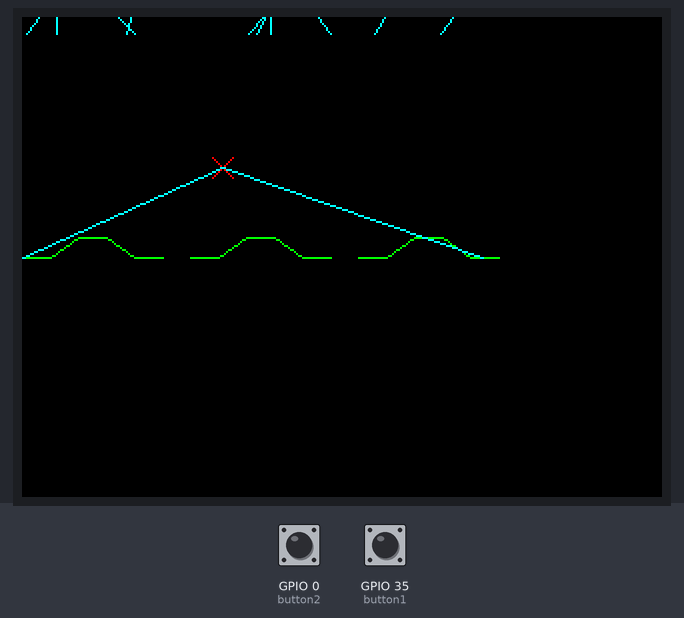
Simulated run of this sketch. Board: ESP32. Shown: 320×240 colour display. Inputs (shaded band) come from the test bench; at power-on: GPIO 0 (button2) HIGH, GPIO 35 (button1) HIGH. Random numbers use the default seed unless the sketch sets one.

Above: at 1.4 s.
1.5 s: GPIO 0 (button2) pulled LOW for 0.15 s
At 1.77 s:
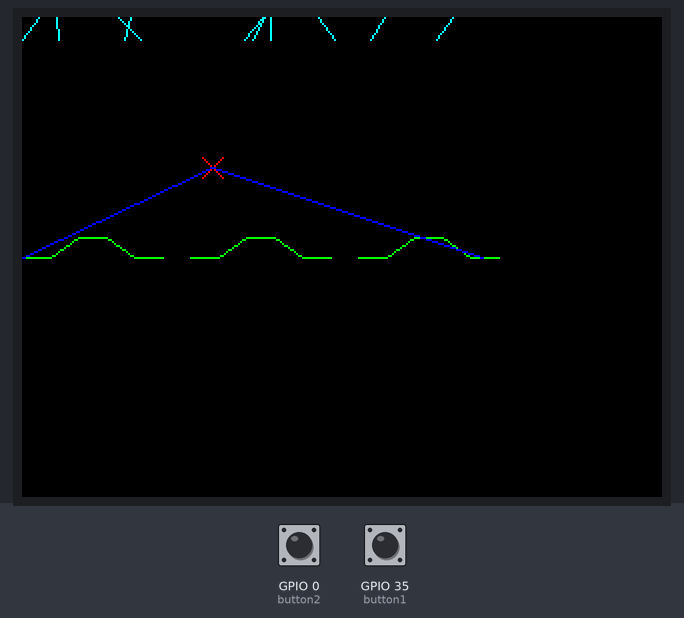
4.6 s: GPIO 35 (button1) pulled LOW for 0.15 s
At 4.86 s:
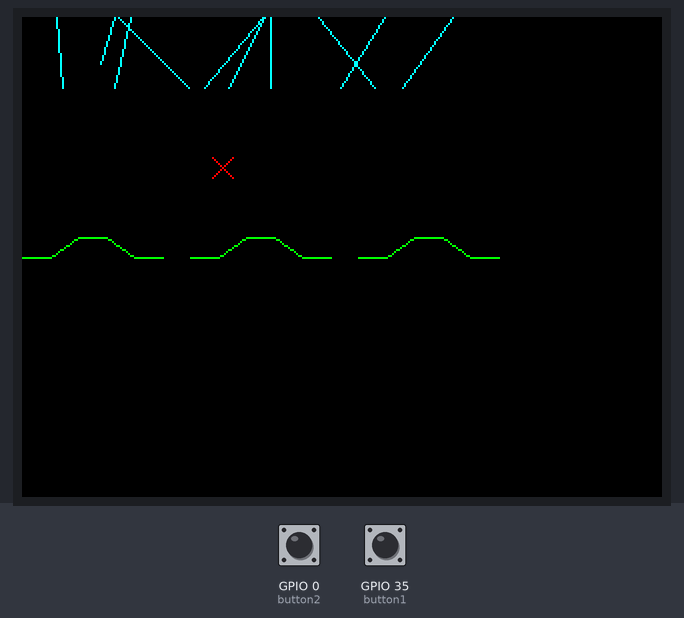
7.7 s: GPIO 35 (button1) pulled LOW for 1 s
At 8.98 s:
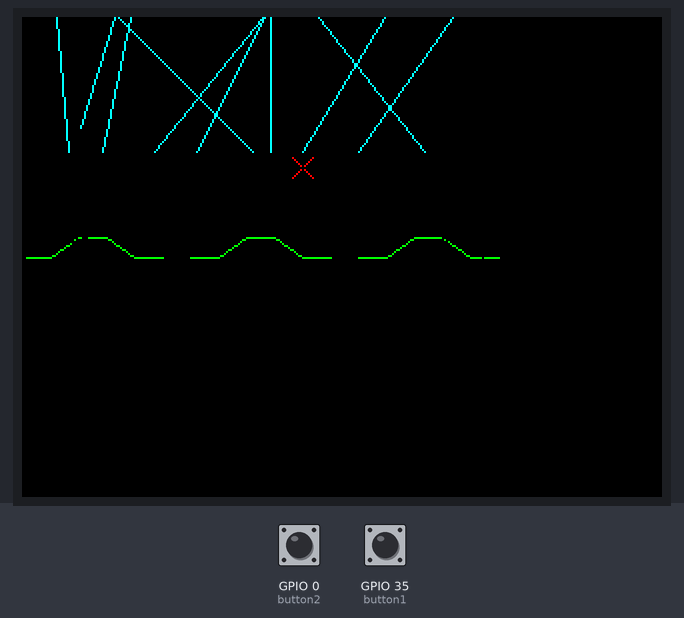
11.7 s: GPIO 0 (button2) pulled LOW for 3.2 s
At 14.69 s:
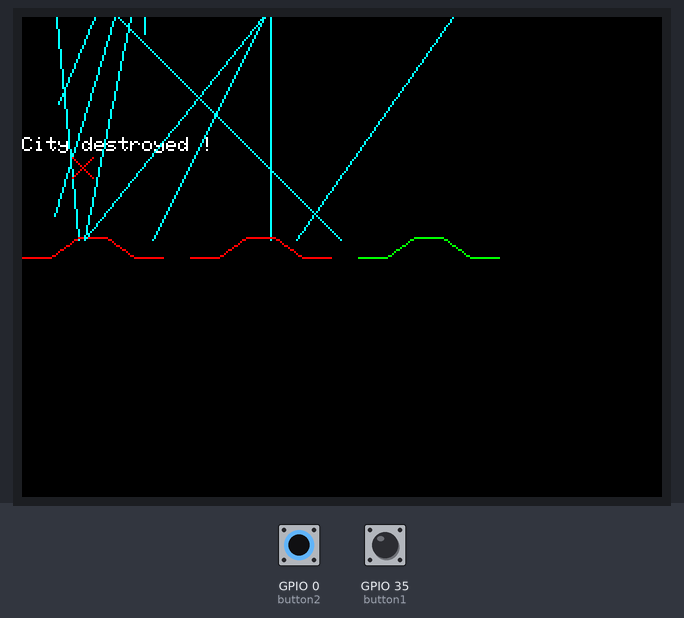
16.5 s: GPIO 35 (button1) pulled LOW for 3.2 s
At 16.76 s:
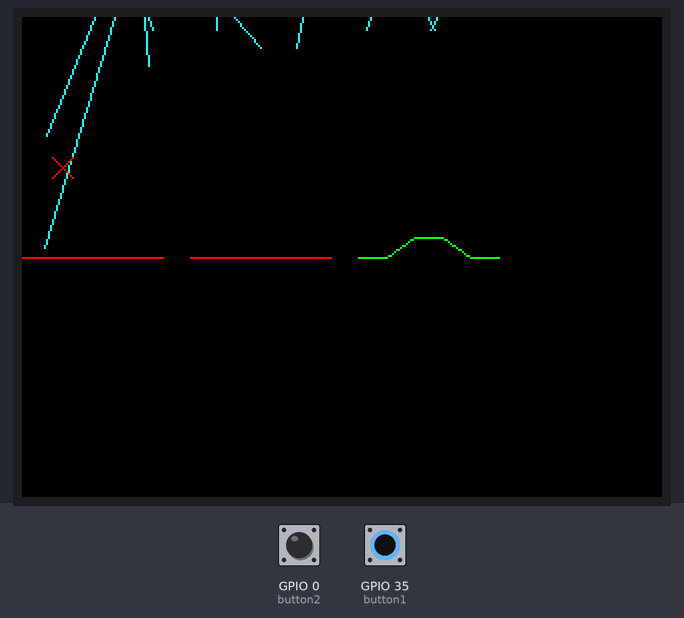
25.7 s: GPIO 0 (button2) pulled LOW for 3.2 s
At 25.9 s:
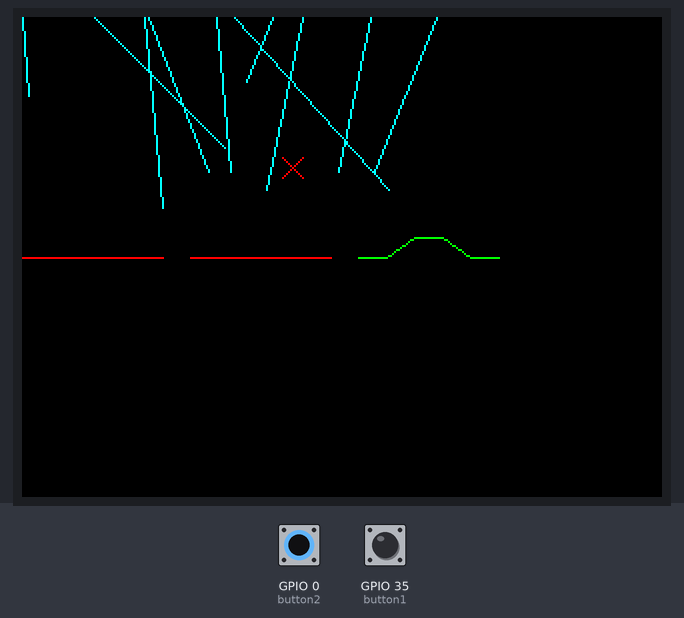

The sketch:

missilecommand.ino
```cpp
// missile command game

#include <TFT_eSPI.h> // Hardware-specific library
#include <SPI.h>

TFT_eSPI tft = TFT_eSPI();       // Invoke custom library

#define BLACK 0x0000
#define BLUE 0x001F
#define RED 0xF800
#define MAGENTA 0xF81F
#define GREEN 0x07E0
#define CYAN 0x07FF
#define YELLOW 0xFFE0
#define WHITE 0xFFFF

int colors[] = {BLACK,BLUE,RED,MAGENTA,GREEN,CYAN,YELLOW,WHITE};
int color;

int button1 = 35;
int button2 = 0;

#define SCREENHEIGHT 120
#define SCREENWIDTH 230

typedef struct Vec2 {
  float x;
  float y;
} vec2;

typedef struct missile {
    Vec2 start;
    Vec2 pos;
    Vec2 velocity;
    bool trail;
} missile;

std::vector<missile> missiles;

typedef struct shape {
    std::vector<Vec2> points;
    bool hit;
} shape;

shape cities[3];

bool fire;
int ground,score;
Vec2 firepos;

void draw_shape(shape shape){
    Vec2 lastpos = shape.points[0];
    for (auto &p: shape.points) {
        tft.drawLine(lastpos.x, lastpos.y , p.x, p.y, color);
        lastpos = p;
    }
}
void draw_cross(Vec2 pos) {
    int s = 5;
    color = RED;
    tft.drawLine(pos.x - s, pos.y - s, pos.x + s, pos.y + s, color);
    tft.drawLine(pos.x + s, pos.y - s, pos.x - s, pos.y + s, color);
}

void draw_laser(Vec2 pos) {
    color = colors[rand() %7];
    tft.drawLine(0,SCREENHEIGHT,pos.x,pos.y,color);
    tft.drawLine(SCREENWIDTH, SCREENHEIGHT, pos.x,pos.y,color);
}

bool hit ( Vec2 p1,Vec2 p2) {
  int distance = abs(p2.x-p1.x) + abs(p1.y-p2.y);
  if (distance < 10) return true;
  return false;
}
bool point_in_shape ( Vec2 point, std::vector<Vec2> shape ){
// check a given point is enclosed by a polygon
// http://erich.realtimerendering.com/ptinpoly/ for an explanation !

  int i, j, nvert = shape.size();
  bool c = false;

  for(i = 0, j = nvert - 1; i < nvert; j = i++) {
    if( ( (shape[i].y >= point.y ) != (shape[j].y >= point.y) ) &&
        (point.x <= (shape[j].x - shape[i].x) * (point.y - shape[i].y) / (shape[j].y - shape[i].y) + shape[i].x)
      )
      c = !c;
  }
  return c;
}
bool offscreen (Vec2 pos) {
    if (pos.x > SCREENWIDTH || pos.x < 0 ) return(true);
    if (pos.y > SCREENHEIGHT || pos.y < 0 ) return(true);
    return (false);
}

float rnd (int max) {
    float random = rand() % (max * 10);
    random = random / 10.0f;
    return (random);
}
void setup()
{
  // Setup the LCD
  tft.init();
  tft.setRotation(1);
  tft.fillScreen(BLACK);

  pinMode(button1, INPUT);

   for (int i=0; i < 10; i++ ) {
        missile m;
        missiles.push_back(m);
        }
    firepos = {100,75};
    ground = SCREENHEIGHT;
    int city = ground - 10;
    cities[0].points = { {0,ground},{40,ground},{80,city},{120,city},{160,ground},{200,ground}};
    cities[1].points = cities[2].points = cities[0].points;

    for (int c = 0; c < 3; c++)
      for ( auto &p : cities[c].points) {
      static int x;
      p.x = x;
      x = x + SCREENWIDTH / 16;
    }

}

void loop()
{
  tft.fillScreen(TFT_BLACK);

  static int heat;
  int citiesleft = 3;

  //draw cities
  for (auto &city : cities) {
        if (city.hit) {
          color = RED;
          citiesleft--;
        }
        else color = GREEN;
        draw_shape(city);
  }
  // draw missiles
  for (auto &m : missiles) {
        m.pos.x += m.velocity.x;
        m.pos.y += m.velocity.y;
        color = CYAN;
        if (m.trail) tft.drawLine(m.start.x, m.start.y, m.pos.x, m.pos.y, color);
        else tft.drawPixel(m.pos.x, m.pos.y, color);

        // spawn new missile when they go off screen
        if (offscreen(m.pos) || m.velocity.y == 0 ) {
            m.start = {rand () % SCREENWIDTH, 0};
            m.pos = m.start;
            m.velocity = {1.0f - rnd(2),1};
            if (rnd(100) < 90) m.trail = true;
            else m.trail = false;
        }
        // check for missile & city collision
        for (auto &city : cities) {
            if (point_in_shape(m.pos,city.points)) {
                 m.velocity.y = 0;
                 tft.drawString("City destroyed !",0,SCREENHEIGHT / 2);
                 color = RED;
                 draw_shape(city);
                 city.hit = true;
                 // level city to the ground
                 for (auto &p : city.points)
                     p.y = ground;
            }
        }
    }

    draw_cross(firepos);

    fire = 1;
    if (digitalRead(button1) == LOW) {
      fire = 0;
      firepos.x += 5;
    }
    if (digitalRead(button2) == LOW) {
      fire = 0;
      firepos.x -= 5;
    }

    // laser overheats if fired for 2 seconds
    if (fire && heat < 120) {
         draw_laser(firepos);
         heat+= 5;
         for (auto &m : missiles) {
            if (hit (m.pos , firepos))
                  m.velocity.y = 0;
            }
     }

    //draw laser temperature line
    color = RED;
    //tft.drawLine(SCREENWIDTH,SCREENHEIGHT,SCREENWIDTH,SCREENHEIGHT - heat,color);
    if (!fire && heat > 0) heat = heat - 2;

    if (citiesleft) score++;
    else tft.drawString("Cities destroyed - all is lost !",0,SCREENHEIGHT /2);
    //screen.text(std::to_string(score / 10),minimal_font,Vec2(0,screen.bounds.h - 10));

delay(50);
}
```
